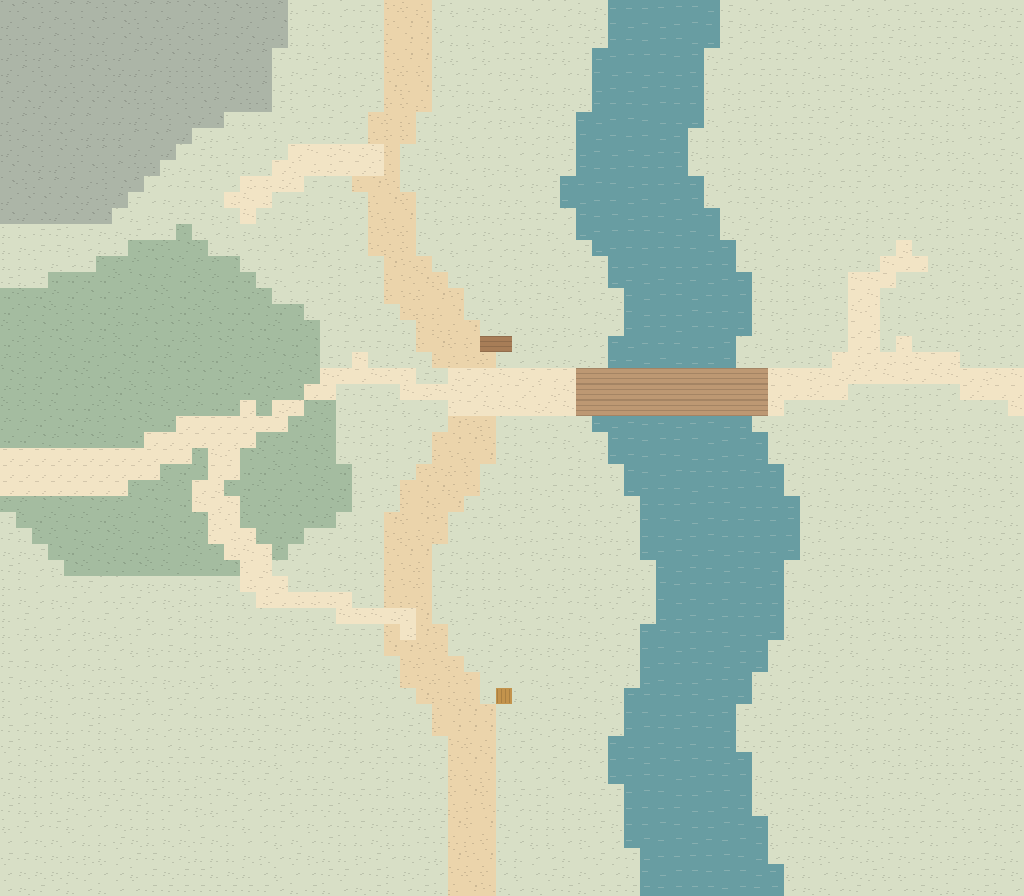

The image is a tile-based game level rendered from a .tmx file. Its description and source (layers, tilesets, objects; grid data summarised) follow:
An orthogonal 64x56 tile map with 16x16 px tiles, 3 tile layers (地形与水体, 道路 · 铺地与栈桥, 建筑与家具占地), 1 hidden layer not drawn and 24 objects (8x route, 4x 步行, 3x 犬橇, 3x 观察, crate, ...).

<map version="1.10" tiledversion="1.10.2" orientation="orthogonal" renderorder="right-down" width="64" height="56" tilewidth="16" tileheight="16" infinite="0" nextlayerid="12" nextobjectid="25">
  <properties>
    <property name="地点" value="ArcticPassage_Tundra" />
    <property name="图名" value="河桥苔原" />
    <property name="阶段" value="焕新版空间规划 / 01" />
    <property name="单位" value="1格 = 16设计像素；左上原点" />
    <property name="编辑说明" value="地形和道路用图块刷。交互与落点用对象工具。碰撞层默认隐藏，红格阻行。" />
  </properties>
  <tileset firstgid="1" source="../图块/制图色板.tsx" />
  <layer id="1" name="地形与水体" width="64" height="56">
    <data>[3584 cells, 3584 non-empty, 16 distinct tile ids]</data>
  </layer>
  <layer id="2" name="道路 · 铺地与栈桥" width="64" height="56">
    <data>[3584 cells, 401 non-empty, 12 distinct tile ids]</data>
  </layer>
  <layer id="3" name="建筑与家具占地" width="64" height="56">
    <data>[3584 cells, 3 non-empty, 2 distinct tile ids]</data>
  </layer>
  <layer id="4" name="碰撞 · 红格阻行" width="64" height="56" visible="0" opacity=".55">
    <data>[3584 cells, 815 non-empty, 4 distinct tile ids]</data>
  </layer>
  <objectgroup id="5" name="建筑 · 轮廓与用途" color="#5f5b4b" visible="0">
    <object id="1" name="桥头研究箱" type="crate" x="480" y="336" width="32" height="16">
      <properties>
        <property name="用途" value="街道家具与地标；占地计入碰撞" />
      </properties>
    </object>
    <object id="2" name="苔原站标" type="beacon" x="496" y="688" width="16" height="16">
      <properties>
        <property name="用途" value="街道家具与地标；占地计入碰撞" />
      </properties>
    </object>
  </objectgroup>
  <objectgroup id="6" name="专题 · 开发区与季节活动" color="#8b7542" visible="0">
    <object id="3" name="苔莓洼地" type="zone" x="160" y="416" width="144" height="128">
      <properties>
        <property name="设计" value="新增。夏秋采集；采集位离开主路径，避免挡住居民。" />
      </properties>
    </object>
  </objectgroup>
  <objectgroup id="7" name="步道 · 中心线与宽度" color="#9a693d" visible="0">
    <object id="4" name="street 1" type="route" x="472.0" y="888.0">
      <properties>
        <property name="宽度_格" value="3" />
      </properties>
      <polyline points="0.0,0.0 0.0,-160.0 -64.0,-256.0 -64.0,-352.0 0.0,-448.0 0.0,-528.0 -64.0,-608.0 -96.0,-720.0 -64.0,-800.0 -64.0,-880.0" />
    </object>
    <object id="5" name="path 2" type="route" x="456.0" y="392.0">
      <properties>
        <property name="宽度_格" value="3" />
      </properties>
      <polyline points="0.0,0.0 96.0,0.0 144.0,0.0" />
    </object>
    <object id="6" name="deck 3" type="route" x="584.0" y="392.0">
      <properties>
        <property name="宽度_格" value="3" />
      </properties>
      <polyline points="0.0,0.0 192.0,0.0" />
    </object>
    <object id="7" name="path 4" type="route" x="776.0" y="392.0">
      <properties>
        <property name="宽度_格" value="3" />
      </properties>
      <polyline points="0.0,0.0 128.0,-32.0 240.0,0.0" />
    </object>
    <object id="8" name="path 5" type="route" x="408.0" y="632.0">
      <properties>
        <property name="宽度_格" value="2" />
      </properties>
      <polyline points="0.0,0.0 -128.0,-32.0 -192.0,-128.0 -160.0,-208.0 -48.0,-272.0 48.0,-240.0" />
    </object>
    <object id="9" name="path 6" type="route" x="376.0" y="168.0">
      <properties>
        <property name="宽度_格" value="2" />
      </properties>
      <polyline points="0.0,0.0 -80.0,0.0 -144.0,48.0" />
    </object>
    <object id="10" name="path 7" type="route" x="872.0" y="376.0">
      <properties>
        <property name="宽度_格" value="2" />
      </properties>
      <polyline points="0.0,0.0 0.0,-96.0 48.0,-128.0" />
    </object>
    <object id="24" name="西坡联络路" type="route" x="8.0" y="472.0">
      <properties>
        <property name="宽度_格" value="3" />
      </properties>
      <polyline points="0.0,0.0 112.0,0.0 176.0,-32.0 240.0,-48.0" />
    </object>
  </objectgroup>
  <objectgroup id="8" name="玩法 · 站位与交互说明" color="#944b3c">
    <object id="11" name="苔原犬队站" type="犬橇" x="472.0" y="712.0">
      <properties>
        <property name="用途" value="冬季修棚后开启犬队四步" />
        <property name="站位" value="29,44" />
      </properties>
      <point />
    </object>
    <object id="12" name="河桥钓位" type="钓点" x="680.0" y="392.0">
      <properties>
        <property name="用途" value="桥中央朝南，河道单一渡口" />
        <property name="站位" value="42,24" />
      </properties>
      <point />
    </object>
    <object id="13" name="北坡足迹" type="观察" x="392.0" y="136.0">
      <properties>
        <property name="用途" value="冬季风雪次日清晨循迹" />
        <property name="站位" value="24,8" />
      </properties>
      <point />
    </object>
    <object id="14" name="苔莓洼地" type="拓展" x="232.0" y="488.0">
      <properties>
        <property name="用途" value="避开主路的季节采集口袋" />
        <property name="站位" value="14,30" />
      </properties>
      <point />
    </object>
    <object id="15" name="午夜太阳台" type="观察" x="232.0" y="216.0">
      <properties>
        <property name="用途" value="夏季夜间高处回望" />
        <property name="站位" value="14,13" />
      </properties>
      <point />
    </object>
    <object id="16" name="雪鸮望点" type="观察" x="920.0" y="248.0">
      <properties>
        <property name="用途" value="秋冬清晨在东岸观察" />
        <property name="站位" value="57,15" />
      </properties>
      <point />
    </object>
  </objectgroup>
  <objectgroup id="9" name="连接 · 触发与目的地" color="#2c6973" visible="0">
    <object id="17" name="往 霜灯港镇区" type="步行" x="448" y="880" width="48" height="16">
      <properties>
        <property name="条件" value="全年开放" />
        <property name="中心格" value="29,55" />
        <property name="目标地点" value="Town" />
        <property name="目标落点" value="35,3" />
        <property name="本侧落点" value="29,52" />
      </properties>
    </object>
    <object id="18" name="往 背风营地" type="步行" x="1008" y="368" width="16" height="48">
      <properties>
        <property name="条件" value="全年开放" />
        <property name="中心格" value="63,24" />
        <property name="目标地点" value="WinterCamp" />
        <property name="目标落点" value="3,24" />
        <property name="本侧落点" value="60,24" />
      </properties>
    </object>
    <object id="19" name="往 雪橇山路" type="步行" x="384" y="0" width="48" height="16">
      <properties>
        <property name="条件" value="全年开放" />
        <property name="中心格" value="25,0" />
        <property name="目标地点" value="SledTrail" />
        <property name="目标落点" value="25,44" />
        <property name="本侧落点" value="25,3" />
      </properties>
    </object>
    <object id="20" name="往 背风营地" type="犬橇" x="464" y="704" width="16" height="16">
      <properties>
        <property name="条件" value="冬季、四步试乘解锁、天气许可" />
        <property name="中心格" value="29,44" />
        <property name="目标地点" value="WinterCamp" />
        <property name="目标落点" value="12,23" />
        <property name="本侧落点" value="29,42" />
      </properties>
    </object>
    <object id="21" name="往 冰川前缘" type="犬橇" x="464" y="704" width="16" height="16">
      <properties>
        <property name="条件" value="冬季、四步试乘解锁、天气许可" />
        <property name="中心格" value="29,44" />
        <property name="目标地点" value="Glacier" />
        <property name="目标落点" value="34,38" />
        <property name="本侧落点" value="29,42" />
      </properties>
    </object>
    <object id="23" name="往 WestBorough" type="步行" x="0" y="448" width="16" height="48">
      <properties>
        <property name="条件" value="全年开放" />
        <property name="中心格" value="0,29" />
        <property name="本侧落点" value="2,29" />
        <property name="目标地点" value="WestBorough" />
        <property name="目标落点" value="99,29" />
      </properties>
    </object>
  </objectgroup>
  <objectgroup id="10" name="日程 · 候选停留点" color="#4b714c" visible="0">
    <object id="22" name="米拉" type="NPC" x="424.0" y="568.0">
      <properties>
        <property name="用途" value="日常停驻站位" />
      </properties>
      <point />
    </object>
  </objectgroup>
  <objectgroup id="11" name="节日 · 六人站位" color="#a95730" visible="0" />
</map>
